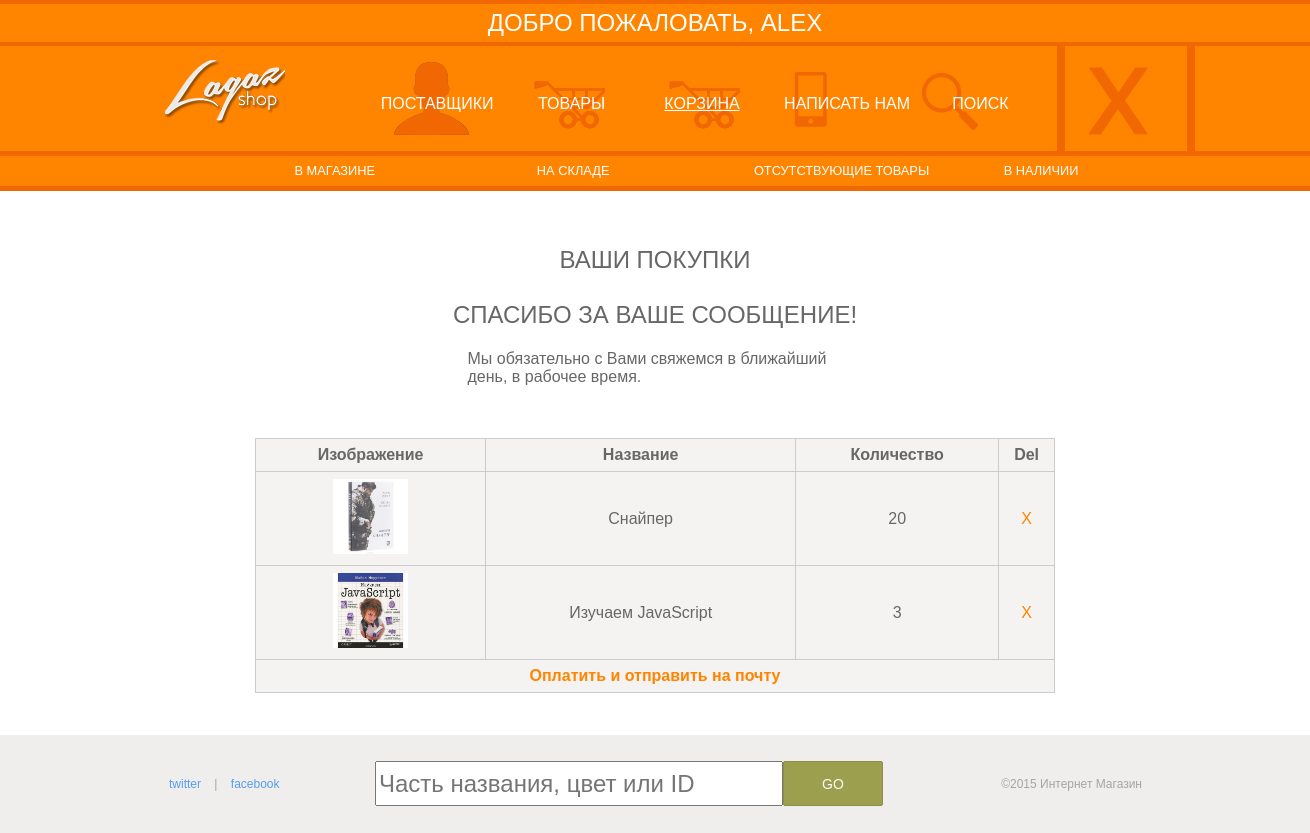
The page /pages/chip_basket/index.php?message=thanks (signed in) on the database its author committed.
### tables this page shows
CREATE TABLE IF NOT EXISTS `chip_basket` (
  `id_basket` int(11) NOT NULL AUTO_INCREMENT,
  `id_user` int(11) NOT NULL,
  `id_product` int(11) NOT NULL,
  `count` int(11) NOT NULL,
  PRIMARY KEY (`id_basket`),
  KEY `id_product` (`id_product`),
  KEY `id_user` (`id_user`)
);

CREATE TABLE IF NOT EXISTS `products` (
  `id` int(11) NOT NULL AUTO_INCREMENT,
  `name` varchar(255) NOT NULL,
  `author` varchar(255) NOT NULL,
  `discription` text NOT NULL,
  `full_discription` text NOT NULL,
  `price` int(100) NOT NULL,
  `img` varchar(255) NOT NULL,
  `id_supplier` int(11) NOT NULL,
  `count` int(11) NOT NULL,
  `id_place` int(11) NOT NULL,
  PRIMARY KEY (`id`),
  KEY `id_place` (`id_place`),
  KEY `id` (`id`),
  KEY `id_supplier_3` (`id_supplier`),
  KEY `id_place_2` (`id_place`),
  KEY `id_supplier_6` (`id_supplier`,`id_place`)
);

### inc/mysql.php (called while the page is built, shortened)
<?php
	class MySQL
	{
		function __construct()
		{
			$this->connect = @mysql_connect(self::HOST, self::USER, self::PASS);
		}
		public function get_from_basket($id_user){
			$query = "SELECT * FROM `chip_basket` WHERE `id_user` = '{$id_user}'";
			return mysql_query($query);
		}
		public function info_product_basket($id_product){
			$query = "SELECT * FROM `products` WHERE `id` = '{$id_product}'";
			return mysql_query($query);
		}
	}
?>

### inc/basket_update.php (the view, shortened to what this page needs)
<?php
function get_basket_items(){
	$user_id = (int)($_SESSION["user"]["id"]);
	$mysql = new MySQL();
	$basket = $mysql->get_from_basket($user_id);
	if(!mysql_fetch_assoc($basket)){
		print("<p>Здесь нет еще ни одного товара! Заходите в наш каталог , будем ждать Ваши покупки!<p>");
	} else {
		if (isset($_GET["message"]) && $_GET["message"] === "thanks") {
			$phpMailer = new PHPMailer();
			$emailBody = "Спасибо за Ваш Заказ!";
			$phpMailer->SetFrom($email, $name);
			$address = "fishouk@yandex.ru";
			$phpMailer->AddAddress($address, "Магазин футболок");
			$phpMailer->Subject = "Сообщение от магазина футболок | " . $name;
	    	$phpMailer->MsgHTML($emailBody);
		    if($phpMailer->Send()) {
				print("<h1>Спасибо за Ваше сообщение!</h1>
					<p>Мы обязательно с Вами свяжемся в ближайший день, в рабочее время.</p>");
		    } else {
		    	$error_message = array();
		    	$error_message[] = "Возникла проблема при отправке письма: " . $phpMailer->ErrorInfo;
		    }
		}
		print(
			"<table class='supllies'>
				<thead>
					<tr>
						<th>Изображение</th>
						<th>Название</th>
						<th>Количество</th>
						<th>Del</th>
					</tr>
				</thead>
				<tfoot>
					<tr>
						<th colspan='5'><a href='?message=thanks'>Оплатить и отправить на почту</a></th>
					</tr>
				</tfoot>
				<tbody>");
				while($el_basket = mysql_fetch_assoc($basket)){
					$product = $mysql->info_product_basket($el_basket['id_product']);
					$product_info = mysql_fetch_assoc($product);
					print("
								<tr>
									<td><img a src=" . BASE_URL .$product_info["img"]. " alt=".$product_info["name"]. "/ ></td>
									<td>" .$product_info["name"].  "</td>
									<td>" .$el_basket["count"] . "</td>
									<td><a href='".BASE_URL."basket/?del_item=del&id=" . $el_basket['id_basket'] . "'>X</a></td><br>
								</tr>");
					}
		print("
			</tbody>
		</table>");
	}
}
?>

### css/main.css (style rules this page uses)
html { font-size: 100%; -webkit-text-size-adjust: 100%; -ms-text-size-adjust: 100%; }
html, button, input, select, textarea { font-family: sans-serif; }
body { margin: 0; }
h1 { font-size: 2em; margin: 0.67em 0; }
p, pre { margin: 1em 0; }
img { border: 0; -ms-interpolation-mode: bicubic; }
table { border-collapse: collapse; border-spacing: 0; }
html { overflow-y: scroll; overflow-x: hidden; }
body { font-family: Helvetica, sans-serif; background:#f0eeed; color: #676767; }
.section.page h1 { font-size: 24px; text-align: center; text-transform: uppercase; line-height: 1.6; font-weight: normal; }
.section.page p { width: 375px; margin-left: auto; margin-right: auto; }
.supllies { width:800px; margin: 0 auto; text-align: center; }
.supllies tr, .supllies th, .supllies td { border: 1px solid #CCC;background: #f4f3f2; padding: 7px 0; }
.supllies a, .supllies a:visited { text-decoration: none; color:#ff8400; }
.supllies img { width: 75px; height: 75px; }

### rows shown on the page
chip_basket: id_product.img (picture), id_product.name "Снайпер", count "20"
chip_basket: id_product.img (picture), id_product.name "Изучаем JavaScript", count "3"

### other values the page prints
$username "ALEX"
